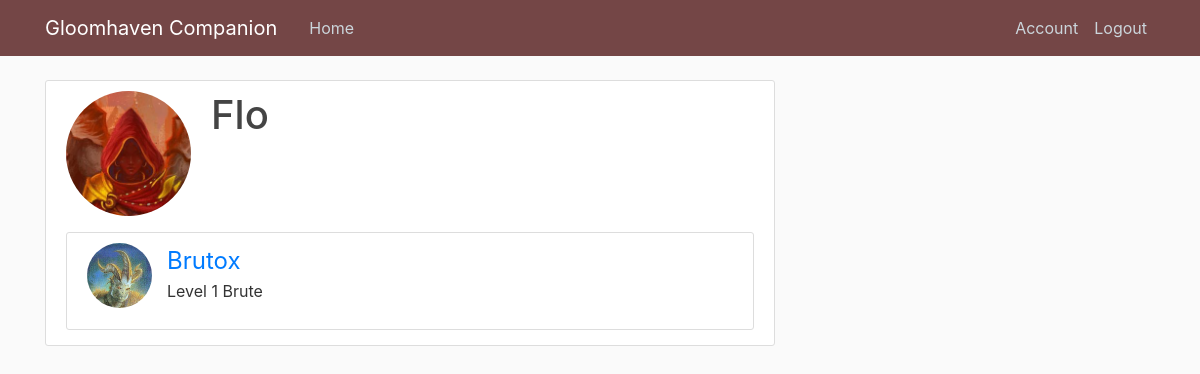
Page /account (signed in) on the earlier database version.
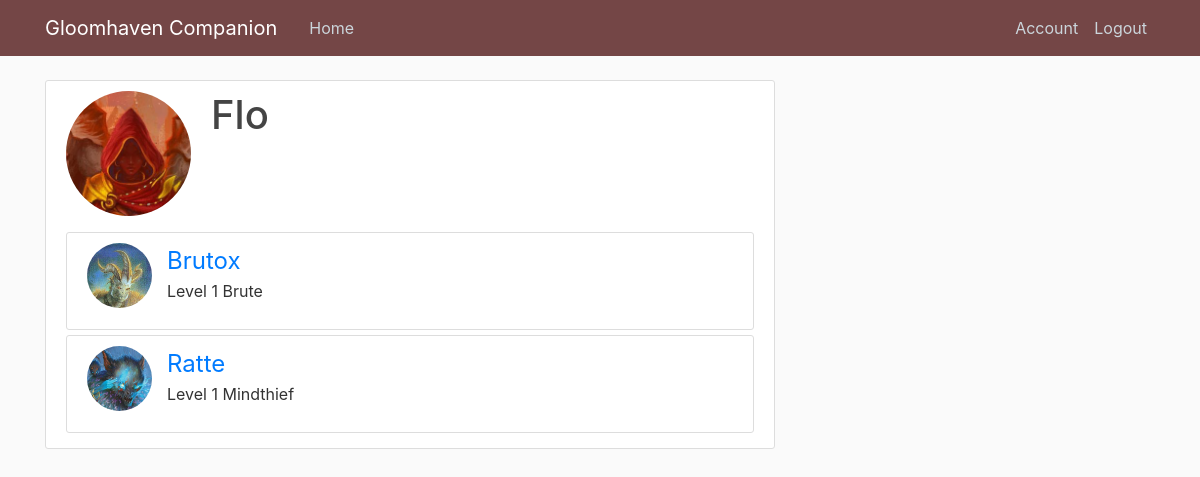
Same page on the later database version.
### gh_companion/models.py (models this page shows, shortened)
class User(db.Model, UserMixin):
    id = db.Column(db.Integer, primary_key=True)
    username = db.Column(db.String(20), unique=True, nullable=False)
    image_file = db.Column(db.String(20), nullable=False, default="default.jpg")
    password = db.Column(db.String(60), nullable=False)
    characters = db.relationship("Character", backref="Owner", lazy=True)

class Character(db.Model):
    id = db.Column(db.Integer, primary_key=True)
    classname = db.Column(db.String(50), unique=True, nullable=False)
    character_image = db.Column(
        db.String(20), nullable=False, default="default_char.jpg"
    )
    given_name = db.Column(db.String(50), nullable=False)
    lvl = db.Column(db.Integer, nullable=False, default=1)
    exp = db.Column(db.Integer, nullable=False, default=0)
    items = db.Column(db.String(9001))
    retired = db.Column(db.Boolean, default=False, nullable=False)
    max_life = db.Column(db.Integer, nullable=False, default=0)
    current_life = db.Column(db.Integer, nullable=False, default=0)
    hand_size = db.Column(db.Integer, nullable=False, default=0)
    perks = db.relationship("Perk", backref="Owner", lazy=True)
    user_id = db.Column(db.Integer, db.ForeignKey("user.id"), nullable=False)

### gh_companion/routes.py (the view)
@app.route("/account")
@login_required
def account():
    image_file = url_for("static", filename=f"profile_pics/{current_user.image_file}")
    characters = Character.query.all()
    return render_template("account.html", title="Account", image_file=image_file, characters=characters) #parameter for template

### gh_companion/models.py (called while the page is built)
@login_manager.user_loader
def load_user(user_id):
    return User.query.get(int(user_id))

### gh_companion/templates/account.html
{% extends "layout.html" %}
{% block content %}
<div class="content-section">
    <div class="media">
      <img class="rounded-circle account-img" src="{{ image_file }}">
      <div class="media-body">
        <h2 class="account-heading">{{ current_user.username }}</h2>
      </div>
    </div>
    {% for character in characters %}
    <div class="content-section">
      <div class="media">
        <img class="rounded-circle img-responsive character-img" src="static/profile_pics/{{ character.character_image }}">
        <div class="media-body">
          <a class="character-name" href="{{ url_for('character', char_id=character.id) }}"> {{ character.given_name }} </a>
          <p> Level {{ character.lvl }} {{ character.classname }}<p>
        </div>
      </div>
    </div>
    {% endfor %}
  </div>
{% endblock content %}

### gh_companion/templates/layout.html (shortened to what this page needs)
<!DOCTYPE html>
<html>
<head>
    <link rel="stylesheet" href="https://maxcdn.bootstrapcdn.com/bootstrap/4.0.0/css/bootstrap.min.css">
    <link rel="stylesheet" type="text/css" href="{{ url_for('static', filename='main.css') }}">
</head>
<body>
    <header class="site-header">
      <nav class="navbar navbar-expand-md navbar-dark bg-steel fixed-top">
        <div class="container">
          <a class="navbar-brand mr-4" href="/">Gloomhaven Companion</a>
          <div class="collapse navbar-collapse" id="navbarToggle">
            <div class="navbar-nav mr-auto">
              <a class="nav-item nav-link" href="{{ url_for('home') }}">Home</a>
            </div>
            <div class="navbar-nav">
              {% if current_user.is_authenticated %}
                <a class="nav-item nav-link" href="{{ url_for('account') }}">Account</a>
                <a class="nav-item nav-link" href="{{ url_for('logout') }}">Logout</a>
              {% else %}
                <a class="nav-item nav-link" href="{{ url_for('login') }}">Login</a>
                <a class="nav-item nav-link" href="{{ url_for('register') }}">Register</a>
              {% endif %}
            </div>
          </div>
        </div>
      </nav>
    </header>
    <main role="main" class="container">
      <div class="row">
        <div class="col-md-8">
          {% block content %}{% endblock %}
        </div>
       </div>
    </main>
</body>
</html>

### gh_companion/static/main.css (style rules this page uses)
body { background: #fafafa; color: #333333; margin-top: 5rem; }
h1, h2, h3, h4, h5, h6 { color: #444444; }
.bg-steel { background-color: #744646; }
.site-header .navbar-nav .nav-link { color: #cbd5db; }
.content-section { background: #ffffff; padding: 10px 20px; border: 1px solid #dddddd; border-radius: 3px; margin-bottom: 5px; }
.account-img { height: 125px; width: 125px; margin-right: 20px; margin-bottom: 16px; }
.character-img { height: 65px; width: 65px; margin-right: 15px; }
.character-name { font-size: 1.5rem; }
.account-heading { font-size: 2.5rem; }

Differences in the rows shown:
added Character: character_image (picture), given_name "Ratte", lvl "1", classname "Mindthief"
